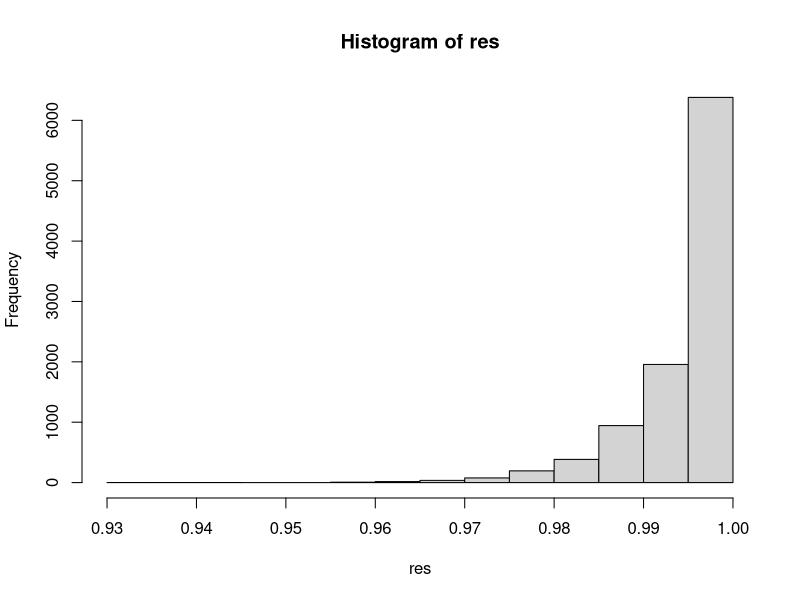

This chart was generated by the following R code: (Note: a time limit stopped this script after it produced the figure.)
rounds <- 10000

# How much should I bet to minimize total capital draw-down and long run expected profit

# Gets the minimal draw-down for the num of rounds specified
sim_rw <- function(init_cap, betting_amt){
  returns <- rnorm(rounds, 0.01,0.05)
  capital <- numeric(rounds + 1)
  capital[1] <- init_cap
  bets <- numeric(rounds+1)
  bets[1] <- init_cap * betting_amt
  
  for(i in 1:rounds){
    change <- bets[i] * (1 + returns[i])
    capital[i+1] <- (capital[i] - bets[i]) + change
    bets[i+1] <- capital[i+1] * betting_amt
  }
  min(capital)
}


res <-replicate(10000, sim_rw(1, 0.05))
hist(res)

# Vary the probability of winning and compute the distribution of the greatest drawdown.

# What is the probability of having more than 3 consecutive down days?
# What is the probability od having at least 15 up days in one month (20 trading days)?

#----------------------------------------------------------------------------------------
rounds <- 500

# How much should I bet to minimize total capital draw-down and long run expected profit

# Gets the minimal draw-down for the num of rounds specified
sim_rw <- function(init_cap, betting_amt){
  returns <- rnorm(rounds, 0.02, 0.25)
  capital <- numeric(rounds + 1)
  capital[1] <- init_cap
  bets <- numeric(rounds+1)
  bets[1] <- init_cap * betting_amt
  
  for(i in 1:rounds){
    change <- bets[i] * (1 + returns[i])
    capital[i+1] <- (capital[i] - bets[i]) + change
    bets[i+1] <- capital[i+1] * betting_amt
  }
  
  c(min(capital), capital[length(capital)])
}

betting_amts <- seq(0.05, 1, by = 0.01)

opt_betting_amt <- function(ba){
  opt <- numeric(length(ba))
  
  for (i in 1:length(ba)){
    res <-replicate(10000, sim_rw(1, ba[i]))
    dd_prob <- mean((res[1, ] <= 0.3))
    expected_gain <- mean(res[2, ])
    opt[i] <- expected_gain / dd_prob
  }
  opt
}
drawDowns <- opt_betting_amt(betting_amts)

plot(betting_amts, drawDowns)
